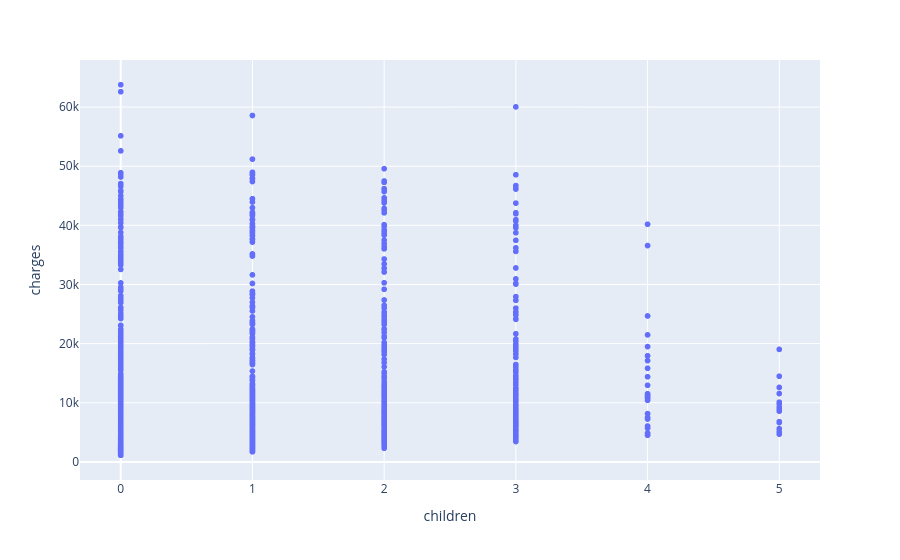

Notebook source saved alongside this figure:
### Code cell
fig = px.scatter(insurance_df, x = 'children', y = 'charges')
fig.show()

### Figure 1 — Plotly figure (JSON) as saved in the notebook; plotly's stock layout.template omitted (floating-point values rounded to 4 significant figures; data arrays with more than 128 entries replaced by an {"elided": "..."} marker saying what was removed)
{"data": [{"hovertemplate": "children=%{x}<br>charges=%{y}<extra></extra>", "legendgroup": "", "marker": {"color": "#636efa", "symbol": "circle"}, "mode": "markers", "name": "", "showlegend": false, "type": "scattergl", "x": {"elided": "1338 int values"}, "xaxis": "x", "y": {"elided": "1338 float values"}, "yaxis": "y"}], "layout": {"legend": {"tracegroupgap": 0}, "margin": {"t": 60}, "xaxis": {"anchor": "y", "domain": [0, 1], "title": {"text": "children"}}, "yaxis": {"anchor": "x", "domain": [0, 1], "title": {"text": "charges"}}}}
